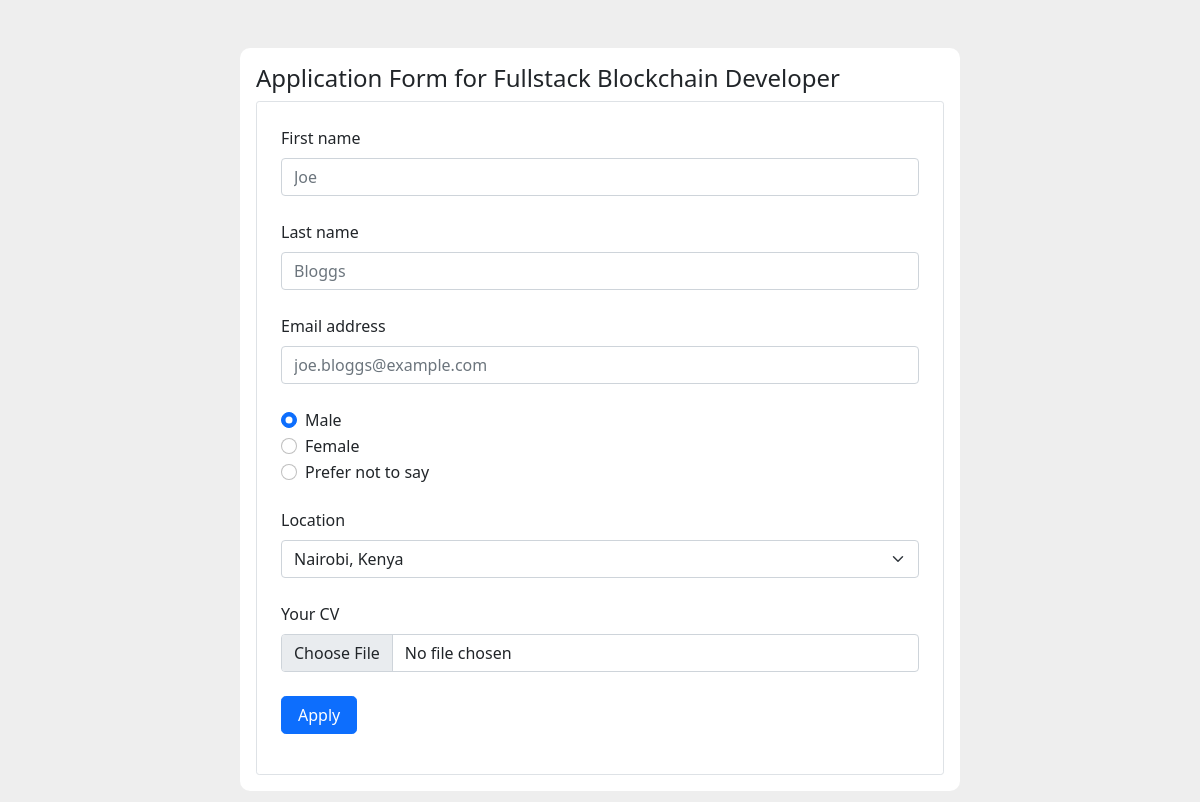
The app's page /app-job/1/, older data.
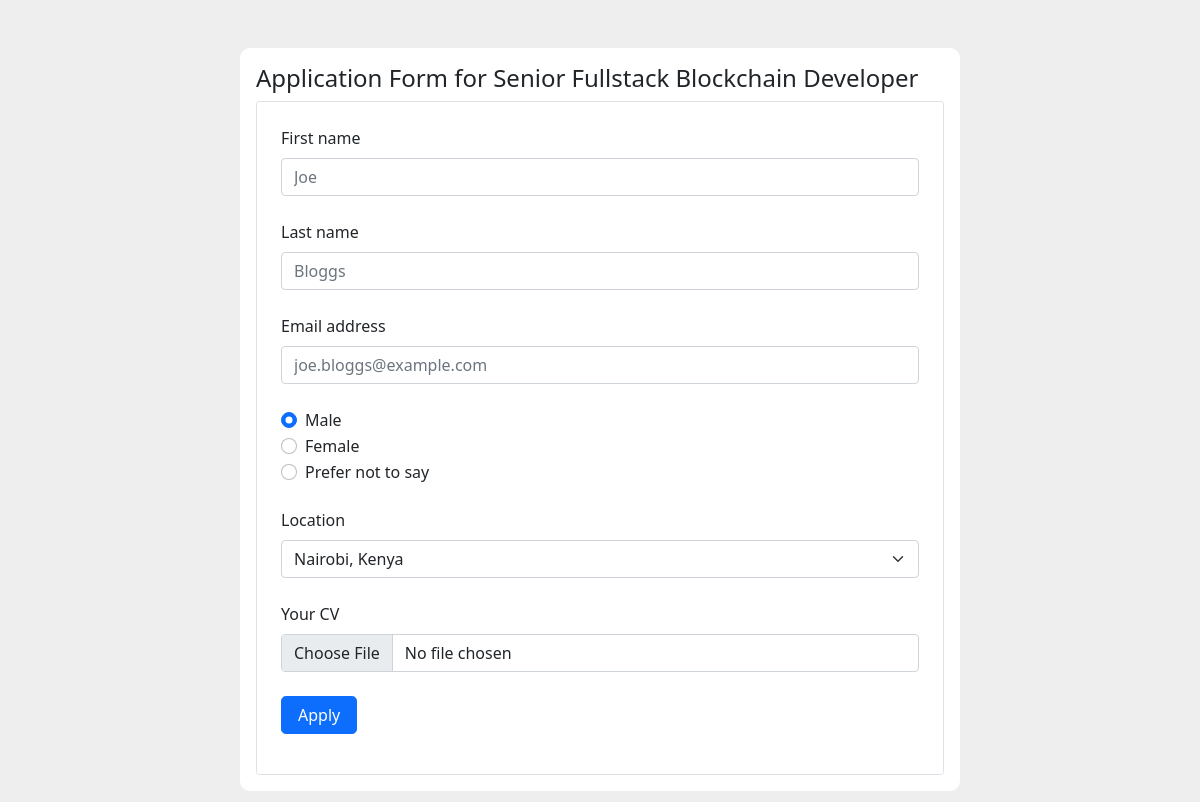
The same page, newer data.
### HumanResource/models.py (models this page shows, shortened)
class Job(models.Model):
    job_title = models.CharField(max_length=100, null=False)
    department = models.CharField(max_length=50, choices=departments)
    salary = models.IntegerField()
    location = models.CharField(max_length=100, choices=locations)
    introduction = models.CharField(max_length=220)
    brief_posting_description = models.CharField(max_length=400)
    responsabilities = models.CharField(max_length=3000)
    qualifications = models.CharField(max_length=1500)
    is_active = models.BooleanField(default=True)
    date_posted = models.DateField(auto_now_add=True)

### HumanResource/views.py (the view, shortened to what this page needs)
# urls.py: path('app-job/<int:job_id>/', views.ApplyJob.as_view(), name='apply-job'),
class ApplyJob(View):
    def get(self, request, job_id):
        try:
            job = Job.objects.filter(id=job_id)[0]
            return render(request, 'app/apply_job.html', locals())
        except Exception as e:
            print(e)
            return HttpResponse('Job Not Found')

### HumanResource/templates/app/apply_job.html (shortened to what this page needs)
{% extends 'app/careers_index.html' %}
{% load static %}
{% block body %}
<div class="container mt-5 mb-3">
    <div class="row  mx-0 justify-content-center">
        <div class="col-md-8">
            <div class="card p-3 mb-2">
                <h4 class="mb-2">Application Form for {{ job.job_title}}</h4>
                <form method="POST" class="w-100 rounded-1 p-4 border bg-white" enctype="multipart/form-data">
                    <label class="d-block mb-4">
                        <span class="form-label d-block">First name</span>
                        <input required name="first_name" type="text" class="form-control" placeholder="Joe" />
                    </label>
                    <label class="d-block mb-4">
                        <span class="form-label d-block">Last name</span>
                        <input required name="last_name" type="text" class="form-control" placeholder="Bloggs" />
                    </label>
                    <label class="d-block mb-4">
                        <span class="form-label d-block">Email address</span>
                        <input required name="email" type="email" class="form-control"
                            placeholder="joe.bloggs@example.com" />
                    </label>
                    <div class="mb-4">
                        <div>
                            <div class="form-check">
                                <label class="d-block">
                                    <input type="radio" class="form-check-input" name="gender" value="Male" checked />
                                    <span class="form-check-label">Male</span>
                                </label>
                            </div>
                        </div>
                        <div>
                            <label class="form-check">
                                <input type="radio" class="form-check-input" name="gender" value="Female" />
                                <span class="form-check-label">Female</span>
                            </label>
                        </div>
                        <div>
                            <div class="form-check">
                                <label class="d-block">
                                    <input type="radio" class="form-check-input" name="gender" value="Prefer not to say"/>
                                    <span class="form-check-label">Prefer not to say</span>
                                </label>
                            </div>
                        </div>
                    </div>
                    <label class="d-block mb-4">
                        <span class="form-label d-block">Location</span>
                        <select required name="location" class="form-select">
                            <option>Nairobi, Kenya</option>
                        </select>
                    </label>
                    <label class="d-block mb-4">
                        <span class="form-label d-block">Your CV</span>
                        <input required name="cv" type="file" class="form-control" />
                    </label>
                    <div class="mb-3">
                        <button type="submit" class="btn btn-primary px-3 rounded-3">
                            Apply
                        </button>
                    </div>
                </form>
            </div>
        </div>
    </div>
</div>
{% endblock body %}

Row changes from the older to the newer data that the page shows:
changed Job: job_title "Fullstack Blockchain Developer" → "Senior Fullstack Blockchain Developer"
